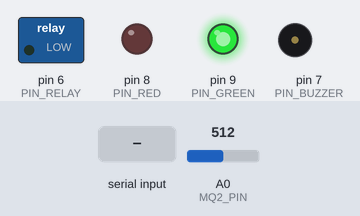
A sketch run on a simulated Arduino Uno, built with avr-gcc and run on an emulated ATmega328P. On the bench: switched loads named in the sketch (green lamp = pin HIGH), output pins drawn as LEDs (lit = HIGH), buzzer (waves = sounding, pin HIGH). The inputs (shaded band) are chosen by the test bench; at power-on: A0 (MQ2_PIN) = 512. What the sketch prints to the serial monitor is not drawn.

Above: at 1.2 s.
1.3 s: "DANGER\n" received over Serial
At 2.7 s:
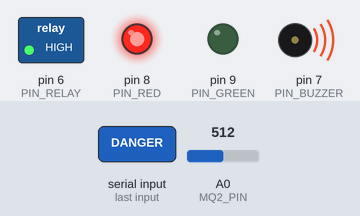
3.0 s: "SAFE\n" received over Serial
At 3.9 s:
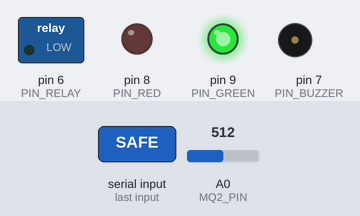
Timing chart, 0 to 6.0 s (numbered marks = the images above; inputs shaded):
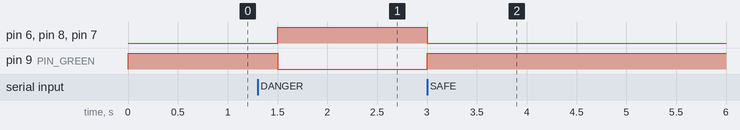

Measured:
- after the input at 1.3 s, pin 6 (PIN_RELAY), pin 8 (PIN_RED), pin 7 (PIN_BUZZER): LOW → HIGH after 0.20 s; pin 9 (PIN_GREEN): HIGH → LOW after 0.20 s
- after the input at 3.0 s, pin 6 (PIN_RELAY), pin 8 (PIN_RED), pin 7 (PIN_BUZZER): HIGH → LOW at once; pin 9 (PIN_GREEN): LOW → HIGH at once

The sketch:

smoke_gas_intervention.ino
```cpp
// MQ-2 Gas Sensor Monitoring & Intervention for Oil Press Manager
// Refined with signal filtering to prevent false positives from cable noise.

const int MQ2_PIN = A0;
const int THRESHOLD = 360;
const int MACHINE_ID = 1;

const int PIN_RELAY  = 6;
const int PIN_BUZZER = 7;
const int PIN_RED    = 8;
const int PIN_GREEN  = 9;

unsigned long lastAlertTime = 0;
const unsigned long DEBOUNCE_DELAY = 10000;

// Filtering variables
int highReadingCount = 0;
const int SAMPLES_REQUIRED = 5; // Must be high for 5 consecutive readings (~2.5 seconds)

void setup() {
  Serial.begin(115200);

  pinMode(PIN_RELAY,  OUTPUT);
  pinMode(PIN_BUZZER, OUTPUT);
  pinMode(PIN_RED,    OUTPUT);
  pinMode(PIN_GREEN,  OUTPUT);

  setSafeState();
}

void loop() {
  // 1. SENSING LOGIC with Filtering
  int gasValue = analogRead(MQ2_PIN);

  if (gasValue > THRESHOLD) {
    highReadingCount++;
    if (highReadingCount >= SAMPLES_REQUIRED) {
      if (millis() - lastAlertTime > DEBOUNCE_DELAY) {
        Serial.print("ALERT_GAS:");
        Serial.println(MACHINE_ID);
        lastAlertTime = millis();
      }
      highReadingCount = SAMPLES_REQUIRED;
    }
  } else {
    highReadingCount = 0;
  }

  // 2. INTERVENTION LOGIC (Receive from Qt - Database Driven)
  if (Serial.available() > 0) {
    String command = Serial.readStringUntil('\n');
    command.trim();

    if (command == "DANGER") {
      setDangerState();
    }
    else if (command == "SAFE") {
      setSafeState();
    }
  }

  delay(500);
}

void setDangerState() {
  digitalWrite(PIN_RELAY,  HIGH);
  digitalWrite(PIN_BUZZER, HIGH);
  digitalWrite(PIN_RED,    HIGH);
  digitalWrite(PIN_GREEN,  LOW);
}

void setSafeState() {
  digitalWrite(PIN_RELAY,  LOW);
  digitalWrite(PIN_BUZZER, LOW);
  digitalWrite(PIN_RED,    LOW);
  digitalWrite(PIN_GREEN,  HIGH);
}
```
